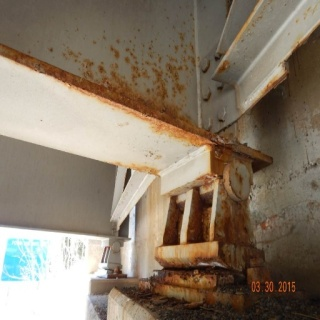
#> input picture data/320x320/Test/images/0.jpeg, 320 x 320 px, given as the content of the folder sion Condition State Classification/512x512/Train/images_512, which was not available
$ python prepare_datasetANTIGUOOO.py
#> lines starting #> are read from the running program, lines starting #| are printed output that depends on the picture; after the words box and inside, x2 and y2 are one past the last pixel; in counts of white or black regions, pixels touching at a corner belong together; pictures that were not available may be replaced by others from this repository, and a replacement may not be noted
from pathlib import Path
import cv2
import json
import numpy as np
import random
import csv

# Base directory
base_dir = Path(r"C:\Users\User\Desktop\tesis\data")

# VT dataset paths
vt_base = base_dir / "Corrosion Condition State Classification" / "512x512"
vt_train_imgs = vt_base / "Train" / "images_512"
vt_train_masks = vt_base / "Train" / "mask_512"
vt_test_imgs  = vt_base / "Test"  / "images_512"
vt_test_masks = vt_base / "Test"  / "mask_512"

# Ameli dataset base
ameli_base    = base_dir / "corrosion images" / "corrosion images"

# Output processed directories
proc_images = base_dir / "processed_binary_384" / "images"
proc_masks  = base_dir / "processed_binary_384" / "masks"
proc_images.mkdir(parents=True, exist_ok=True)
proc_masks.mkdir(parents=True, exist_ok=True)

# Convert JSON/TXT annotation to binary mask
def json_to_mask(json_file, size=(512,512)):
    try:
        data = json.load(open(json_file, 'r'))
    except Exception:
        return None
    mask = np.zeros(size, dtype=np.uint8)
    for shape in data.get("shapes", []):
        pts = np.array(shape.get("points", []), dtype=np.int32)
        cv2.fillPoly(mask, [pts], 255)
    return mask

# Process VT train/test
def process_vt(img_dir, mask_dir, suffix):
#> called with suffix = 'vt_train'
    total = 0
    for img_file in sorted(img_dir.glob("*")):
        ext = img_file.suffix.lower()
        if ext not in {".jpg", ".jpeg", ".png"}:
            continue
        mask_file = mask_dir / f"{img_file.stem}.png"
        if not mask_file.exists():
            continue
        img = cv2.imread(str(img_file))
#> img is the input picture: shape (320, 320, 3); mean B, G, R 104.3, 121.5, 135.6
        if img is None:
            continue
        mask = cv2.imread(str(mask_file), cv2.IMREAD_GRAYSCALE)
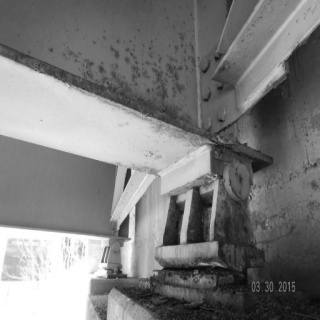
#> mask: shape (320, 320); min 5, max 255, mean 123.8
        if mask is None:
            continue
        _, mask_bin = cv2.threshold(mask, 127, 255, cv2.THRESH_BINARY)
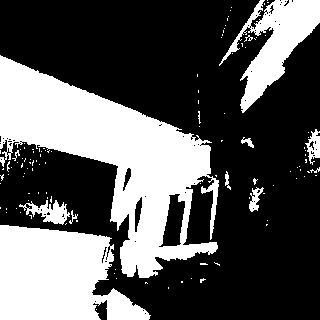
#> mask_bin: shape (320, 320); 35% white; 117 white regions (105 under 20 px), largest, box (x1, y1, x2, y2) and area: (0, 55, 219, 278) 19688, (0, 225, 151, 320) 10237, (219, 0, 320, 113) 4330
        img_res  = cv2.resize(img,       (384,384), interpolation=cv2.INTER_LINEAR)
        mask_res = cv2.resize(mask_bin,  (384,384), interpolation=cv2.INTER_NEAREST)
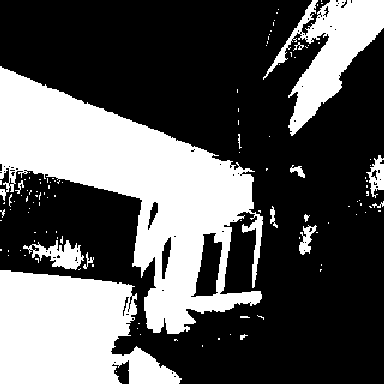
#> mask_res: shape (384, 384); 35% white; 117 white regions (102 under 20 px), largest, box (x1, y1, x2, y2) and area: (0, 66, 263, 334) 28363, (0, 270, 182, 384) 14712, (263, 0, 384, 136) 6238
        out_name = f"{img_file.stem}_{suffix}.png"
        cv2.imwrite(str(proc_images / out_name), img_res)
        cv2.imwrite(str(proc_masks  / out_name), mask_res)
        total += 1
    print(f"VT {suffix}: {total} images processed")

# Process VT
process_vt(vt_train_imgs, vt_train_masks, "vt_train")
process_vt(vt_test_imgs,  vt_test_masks,  "vt_test")

# Process Ameli
def process_ameli(ameli_base_path):
    img_root = ameli_base_path / "images"
    json_root = ameli_base_path / "Annotation json format"
    txt_root  = ameli_base_path / "Annotation txt format"

    # Detectar fases (train, test, Validation)
    phases = [d.name for d in img_root.iterdir() if d.is_dir() and not d.name.startswith('.')]
    print(f"[Ameli] Phases: {phases}")

    total = 0
    for phase in phases:
        # Carpeta de la fase (por ejemplo ".../images/train")
        phase_folder = img_root / phase

        # **Nuevo**: dentro de phase_folder hay otra carpeta "images"
        subdirs = [d for d in phase_folder.iterdir() if d.is_dir() and d.name.lower() == "images"]
        if not subdirs:
            print(f"[Ameli][{phase}] No inner 'images' folder found.")
            continue
        img_dir = subdirs[0]

        # Máscaras JSON bajo: .../Annotation json format/phase/label
        json_dir = json_root / phase / "label"
        # Máscaras TXT bajo:  .../Annotation txt format/phase/labels
        txt_dir  = txt_root  / phase / "labels"

        print(f"[Ameli][{phase}] img_dir={img_dir.exists()}, json_dir={json_dir.exists()}, txt_dir={txt_dir.exists()}")

        # Recorremos **directamente** los archivos de imagen
        for img_file in sorted(img_dir.glob("*.jpeg")) + sorted(img_dir.glob("*.jpg")) + sorted(img_dir.glob("*.png")):
            stem = img_file.stem
            print(f"[Ameli][{phase}] Processing: {img_file.name}")

            # Primero intentamos JSON
            mask0 = None
            jp = json_dir / f"{stem}.json"
            if jp.exists():
                mask0 = json_to_mask(jp)
            else:
                # Si no hay JSON, intentamos TXT
                tp = txt_dir / f"{stem}.txt"
                if tp.exists():
                    mask0 = json_to_mask(tp)

            if mask0 is None:
                print(f"[Ameli][WARNING] No mask found for {stem} in {phase}")
                continue

            # Contar píxeles blancos para verificar la máscara
            whites = int((mask0 > 0).sum())
            print(f"[Ameli][{phase}] Mask whites: {whites}")

            # Leer y redimensionar imagen
            img = cv2.imread(str(img_file))
            if img is None:
                print(f"[Ameli][ERROR] Cannot read image {img_file.name}")
                continue
            img_res = cv2.resize(img, (384,384), interpolation=cv2.INTER_LINEAR)

            # Umbralizar y redimensionar máscara
            _, mask_bin = cv2.threshold(mask0, 127, 255, cv2.THRESH_BINARY)
            mask_res = cv2.resize(mask_bin, (384,384), interpolation=cv2.INTER_NEAREST)

            # Guardar con sufijo indicando fase
            out_name = f"{stem}_ameli_{phase.lower()}.png"
            cv2.imwrite(str(proc_images / out_name), img_res)
            cv2.imwrite(str(proc_masks  / out_name), mask_res)
            total += 1

    print(f"[Ameli] Total processed: {total}")


# Execute Ameli
process_ameli(ameli_base)

# Create splits
def create_splits(image_dir, mask_dir):
    imgs = sorted(image_dir.glob("*.png"))
    random.seed(42)
    random.shuffle(imgs)
    N = len(imgs)
    n_tr = int(0.7 * N)
    n_va = int(0.15 * N)
    splits = {
        "train": imgs[:n_tr],
        "val":   imgs[n_tr:n_tr+n_va],
        "test":  imgs[n_tr+n_va:]
    }
    for split, lst in splits.items():
        with open(base_dir / f"{split}.csv", "w", newline="") as f:
            writer = csv.writer(f)
            for img in lst:
                m = mask_dir / img.name
                if not m.exists():
                    continue
                writer.writerow([str(img), str(m)])
    print("Splits generated")

create_splits(proc_images, proc_masks)
print("Dataset ready in processed_binary_384")

$ run again, on data/320x320/Test/masks/1.jpeg
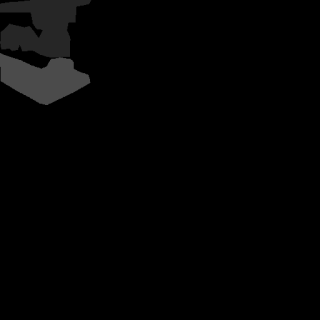
#> input picture data/320x320/Test/masks/1.jpeg, 320 x 320 px, given as the content of the folder sion Condition State Classification/512x512/Train/images_512, which was not available
#> in process_vt, img is the input picture: shape (320, 320, 3); min 0, max 75, mean 3.3
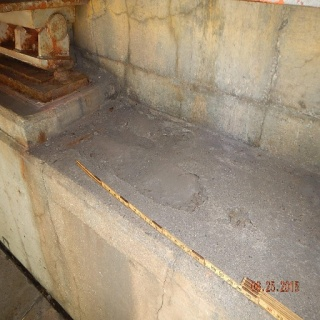
#> input picture data/320x320/Test/images/1.jpeg, 320 x 320 px, given in place of 1.png, which was not available
#> mask_bin: shape (320, 320); 68.7% white; 356 black regions (345 under 20 px), largest, box (x1, y1, x2, y2) and area: (0, 0, 320, 260) 27519, (0, 236, 78, 320) 3267, (245, 278, 261, 293) 81
#> in process_vt, `mask_res = cv2.resize(mask_bin,  (384,384), interpolation=cv2.INTER_NE..`:
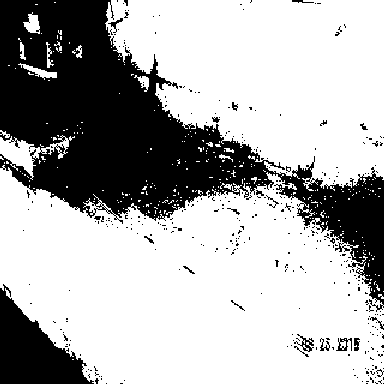
#> mask_res: shape (384, 384); 68.7% white; 356 black regions (335 under 20 px), largest, box (x1, y1, x2, y2) and area: (0, 0, 384, 312) 39630, (0, 284, 94, 384) 4709, (294, 334, 314, 352) 113
